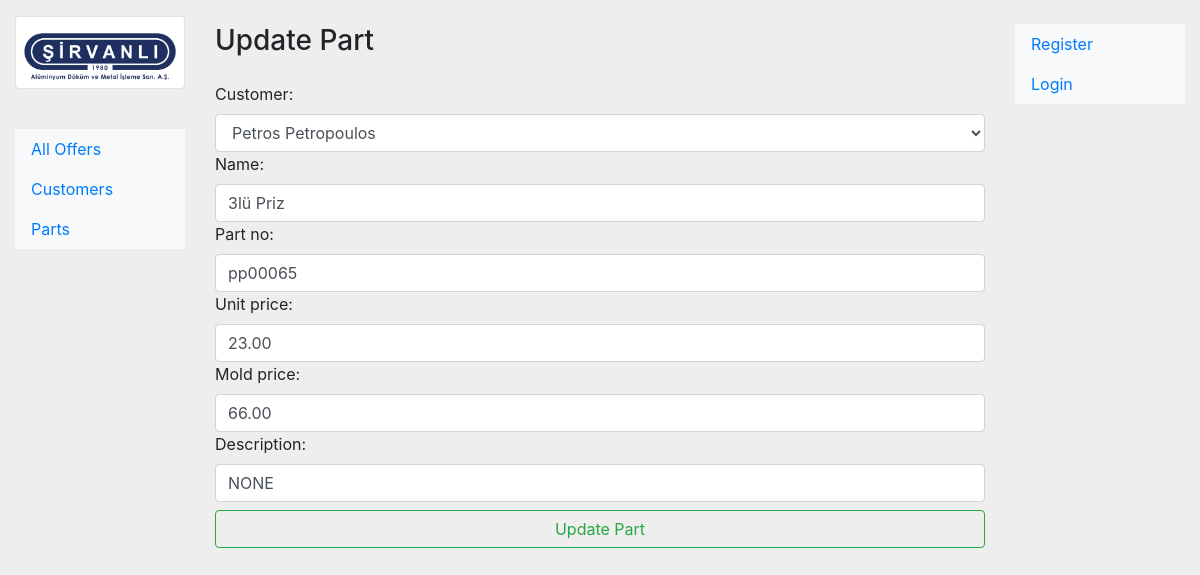
/update-part/10, run on the app's committed database.
### offer/models.py (models this page shows, shortened)
class Part(models.Model):
    customer = models.ForeignKey(Customer, on_delete=models.CASCADE)
    name = models.CharField(max_length=100)
    part_no = models.CharField(max_length=50, unique=True)
    unit_price = models.DecimalField(max_digits=10, decimal_places=2)
    mold_price = models.DecimalField(max_digits=10, decimal_places=2)
    description = models.CharField(max_length=100, blank=True, null=True)
    created_date = models.DateTimeField(default=timezone.now)

class Customer(models.Model):
    name = models.CharField(max_length=200)
    country = CountryField()
    industry = models.CharField(choices=INDUSTRIES, max_length=100, default="Automotive")
    address = models.CharField(max_length =255)
    related_person_mail = models.EmailField()
    description = models.CharField(max_length=255, blank=True, null=True)
    status = models.CharField(max_length=25, choices=(
            ('potansiyel', 'Potansiyel Müşteri'),
            ('mevcut', 'Mevcut Müşteri')
        ), default="potansiyel"
    )
    logo = models.ImageField(upload_to="static/img", blank=True, null=True)
    created_date = models.DateTimeField(default=timezone.now)
    def __str__(self):
        return self.name
    class Meta:
        verbose_name = "Customer"
        verbose_name_plural = "Customers"

### offer/views.py (the view)
# urls.py: path("update-part/<int:id>", views.update_part_view, name = "update-part"),
def update_part_view(request,id):
    part = get_object_or_404(Part, id=id)
    if request.method == "POST":
        form = CreatePartForm(request.POST, instance=part)
        if form.is_valid():
            form.save()
            return redirect('parts')
    else:
        form = CreatePartForm(instance=part)
    context = {'form':form}
    return render(request, 'offer/update-part.html',context)

### offer/templates/offer/update-part.html (shortened to what this page needs)
{% extends 'base.html' %}
{% block content %}
    <h3 class="text-left my-4">Update Part</h5>
    <form action="" method="post" class="form">
        {{form}}
        <button type="submit" class="btn btn-outline-success form-control my-2">
            Update Part
        </button>
    </form>
{% endblock content %}

### templates/base.html (style rules this page uses)
body { background-color: #EEEEEE; margin: 0; padding: 0; }

### data on the page
Part: customer "Petros Petropoulos", part_no "pp00065", unit_price "23.00", mold_price "66.00", description "NONE"
Customer: name "3lü Priz"
